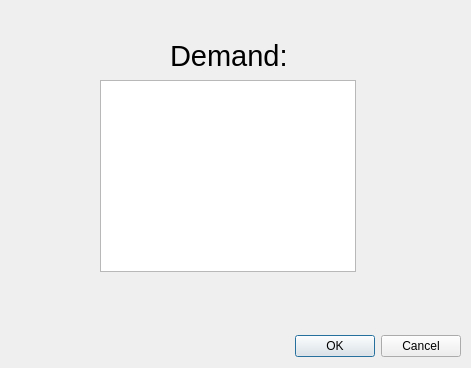
<?xml version="1.0" encoding="UTF-8"?>
<ui version="4.0">
 <class>showDemand</class>
 <widget class="QDialog" name="showDemand">
  <property name="geometry">
   <rect>
    <x>0</x>
    <y>0</y>
    <width>471</width>
    <height>368</height>
   </rect>
  </property>
  <property name="windowTitle">
   <string>Dialog</string>
  </property>
  <widget class="QDialogButtonBox" name="buttonBox">
   <property name="geometry">
    <rect>
     <x>120</x>
     <y>330</y>
     <width>341</width>
     <height>32</height>
    </rect>
   </property>
   <property name="orientation">
    <enum>Qt::Horizontal</enum>
   </property>
   <property name="standardButtons">
    <set>QDialogButtonBox::Cancel|QDialogButtonBox::Ok</set>
   </property>
  </widget>
  <widget class="QListWidget" name="listWidget">
   <property name="geometry">
    <rect>
     <x>100</x>
     <y>80</y>
     <width>256</width>
     <height>192</height>
    </rect>
   </property>
  </widget>
  <widget class="QLabel" name="label">
   <property name="geometry">
    <rect>
     <x>170</x>
     <y>40</y>
     <width>181</width>
     <height>31</height>
    </rect>
   </property>
   <property name="font">
    <font>
     <pointsize>22</pointsize>
    </font>
   </property>
   <property name="text">
    <string>Demand:</string>
   </property>
  </widget>
 </widget>
 <resources/>
 <connections>
  <connection>
   <sender>buttonBox</sender>
   <signal>accepted()</signal>
   <receiver>showDemand</receiver>
   <slot>accept()</slot>
   <hints>
    <hint type="sourcelabel">
     <x>248</x>
     <y>254</y>
    </hint>
    <hint type="destinationlabel">
     <x>157</x>
     <y>274</y>
    </hint>
   </hints>
  </connection>
  <connection>
   <sender>buttonBox</sender>
   <signal>rejected()</signal>
   <receiver>showDemand</receiver>
   <slot>reject()</slot>
   <hints>
    <hint type="sourcelabel">
     <x>316</x>
     <y>260</y>
    </hint>
    <hint type="destinationlabel">
     <x>286</x>
     <y>274</y>
    </hint>
   </hints>
  </connection>
 </connections>
</ui>
